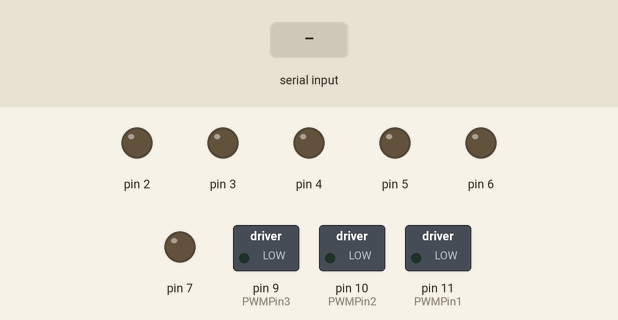
Bench run of a sketch on a simulated Arduino Uno, built with avr-gcc and run on an emulated ATmega328P. Parts: switched loads named in the sketch (green lamp = pin HIGH), output pins drawn as LEDs (lit = HIGH). The inputs (shaded band) are chosen by the test bench.

Above: at 1.2 s.
1.3 s: "90 45 200\n" received over Serial
At 3.2 s:
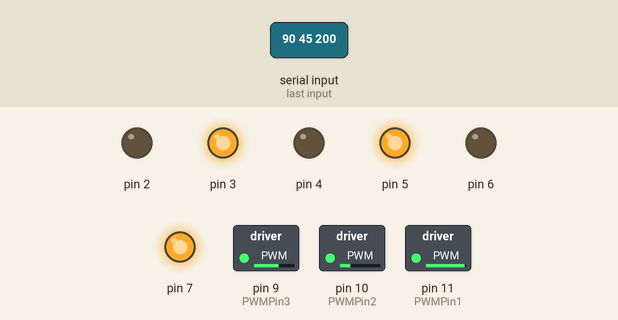
3.8 s: "30 150 10\n" received over Serial
At 5.1 s:
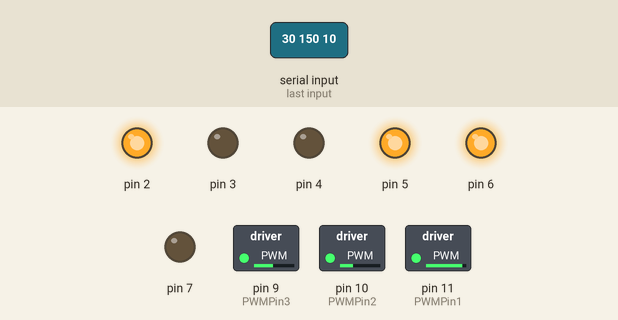
6.3 s: "90 45\n" received over Serial
At 8.1 s:
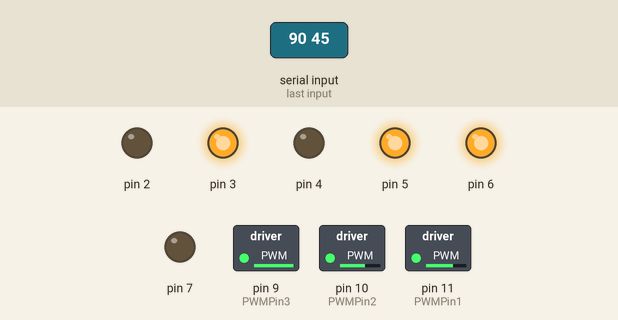
8.8 s: "0\n" received over Serial
At 11.0 s:
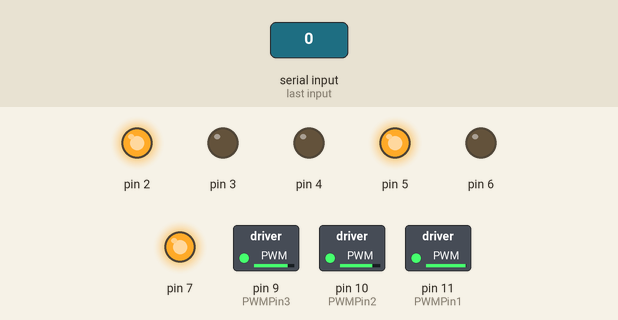
11.3 s: "1\n" received over Serial
At 13.1 s:
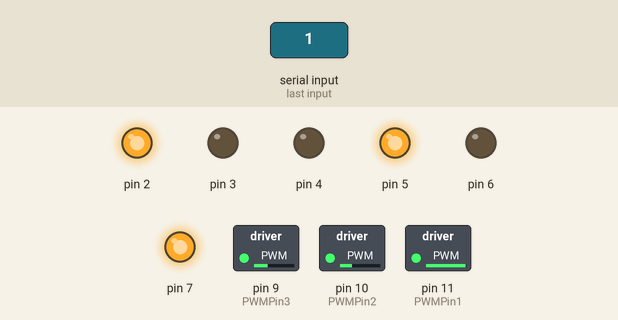
13.7 s: "5\n" received over Serial
At 15.0 s:
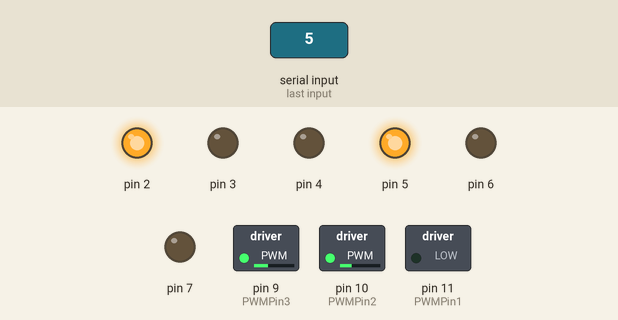
Timing chart, 0 to 16.7 s (numbered marks = the images above; inputs shaded):
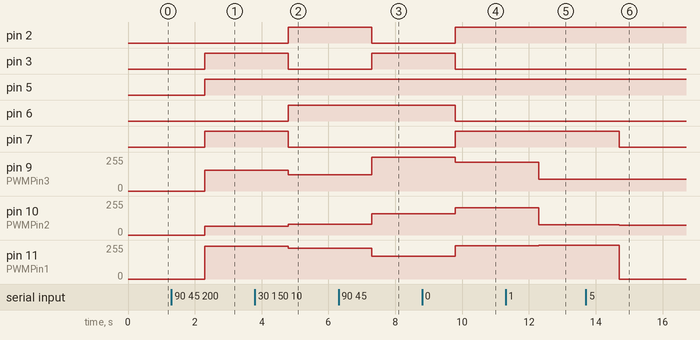

Measured:
- after the input at 1.3 s, pin 3, pin 5, pin 7: LOW → HIGH after 1.0 s; pin 9 (PWMPin3): 0/255 → 157/255 after 1.0 s; pin 10 (PWMPin2): 0/255 → 64/255 after 1.0 s; pin 11 (PWMPin1): 0/255 → 246/255 after 1.0 s
- after the input at 3.8 s, pin 2, pin 6: LOW → HIGH after 1.0 s; pin 3, pin 7: HIGH → LOW after 1.0 s; pin 9 (PWMPin3): 157/255 → 121/255 after 1.0 s; pin 10 (PWMPin2): 64/255 → 81/255 after 1.0 s; pin 11 (PWMPin1): 246/255 → 231/255 after 1.0 s
- after the input at 6.3 s, pin 2: HIGH → LOW after 1.0 s; pin 3: LOW → HIGH after 1.0 s; pin 9 (PWMPin3): 121/255 → 252/255 after 1.0 s; pin 10 (PWMPin2): 81/255 → 159/255 after 1.0 s; pin 11 (PWMPin1): 231/255 → 171/255 after 1.0 s
- after the input at 8.8 s, pin 2, pin 7: LOW → HIGH after 1.0 s; pin 3, pin 6: HIGH → LOW after 1.0 s; pin 9 (PWMPin3): 252/255 → 214/255 after 1.0 s; pin 10 (PWMPin2): 159/255 → 204/255 after 1.0 s; pin 11 (PWMPin1): 171/255 → 251/255 after 1.0 s
- after the input at 11.3 s, pin 9 (PWMPin3): 214/255 → 87/255 after 1.0 s; pin 10 (PWMPin2): 204/255 → 76/255 after 1.0 s; pin 11 (PWMPin1): 251/255 → 252/255 after 1.0 s
- after the input at 13.7 s, pin 7: HIGH → LOW after 1.0 s; pin 9 (PWMPin3): 87/255 → 89/255 after 1.0 s; pin 10 (PWMPin2): 76/255 → 74/255 after 1.0 s; pin 11 (PWMPin1): 252/255 → 0/255 after 1.0 s

The sketch:

open-loop-omni-wheel-drivetrain1.ino
```cpp
// (licence header left out)
String b;
String strs[20];
int StringCount = 0;


#include "motor_driver.h"

#define M1IN1 7
#define M1IN2 6
#define M2IN1 5
#define M2IN2 4
#define M3IN1 3
#define M3IN2 2

#define PWMPin1 11
#define PWMPin2 10
#define PWMPin3 9

motorDriver M1(M1IN1,M1IN2, PWMPin1);
motorDriver M2(M2IN1,M2IN2, PWMPin2);
motorDriver M3(M3IN1,M3IN2, PWMPin3);

#define PI 3.14159265
float R = 0.5; // robot wheel-base radius
int scaling_factor = 255;  // pseudo scaling factor, in open loop we can't accurately send RPM commands so instead this scales the PWM signal to a reasonable value in the range of [0, 255]

void setup() {
  Serial.begin(57600);
}

void loop() {
  // drive robot in a square
 // calc_speed(1, 0, 0);
  //delay(1500);
  //calc_speed(0, 1, 0);
 // delay(1500);
  //calc_speed(-1, 0, 0);
  //delay(1500);
 // calc_speed(0, -1, 0);
  //delay(1500);
  while( Serial.available( ) )
{ StringCount = 0;
b = Serial.readString( );
//Serial.println(b);

  // Split the string into substrings
  while (b.length() > 0)
  {
    int index = b.indexOf(' ');
    if (index == -1) // No space found
    {
      strs[StringCount++] = b;
      break;
    }
    else
    {
      strs[StringCount++] = b.substring(0, index);
      b = b.substring(index+1);
    }
  }

  // Show the resulting substrings
  /*for (int i = 0; i < StringCount; i++)
  {

    Serial.println(strs[i]);

  }*/

  calc_speed(strs[0].toFloat(),strs[1].toFloat(), strs[2].toFloat());
  //delay(1500);

}
}

void calc_speed(float x_dot, float y_dot, float theta_dot){
  // calculates motor speeds for 3 wheel omni drive robot
  // see derivation of equations here: https://modernrobotics.northwestern.edu/nu-gm-book-resource/13-2-omnidirectional-wheeled-mobile-robots-part-1-of-2/
  float PWM1 = -R*theta_dot + x_dot ;
  float PWM2 = -R*theta_dot - 0.5*x_dot - sin(PI/3.0)*y_dot;
  float PWM3 = -R*theta_dot - 0.5*x_dot + sin(PI/3.0)*y_dot;

  int Dir1 = (PWM1 > 0) - (PWM1 < 0);   // returns -1 or 1
  int Dir2 = (PWM2 > 0) - (PWM2 < 0);
  int Dir3 = (PWM3 > 0) - (PWM3 < 0);

  PWM1 = (int)abs(PWM1*scaling_factor); // scale in PWM range of [0, 255]
  PWM2 = (int)abs(PWM2*scaling_factor);
  PWM3 = (int)abs(PWM3*scaling_factor);

  M1.spin(Dir1, PWM1);
  M2.spin(Dir2, PWM2);
  M3.spin(Dir3, PWM3);
}
```

motor_driver.cpp
```cpp
#include "Arduino.h"
#include "motor_driver.h"

motorDriver::motorDriver(int IN1,int IN2, int PWMPin){
  _IN1 = IN1;
  _IN2 = IN2;
  _PWMPin = PWMPin;
  pinMode(_IN1, OUTPUT);
  pinMode(_IN2, OUTPUT);
  pinMode(_PWMPin, OUTPUT);
}

void motorDriver::spin(char Dir, unsigned char PWM){
  switch (Dir){
    case -1:    // counterclockwise
      digitalWrite(_IN1, HIGH);
      digitalWrite(_IN2, LOW);
      analogWrite(_PWMPin, PWM);
      break;
    case 0:     // stationary
      digitalWrite(_IN1, LOW);
      digitalWrite(_IN2, LOW);
      digitalWrite(_PWMPin, LOW);
      break;
    case 1:     // clockwise
      digitalWrite(_IN1, LOW);
      digitalWrite(_IN2, HIGH);
      analogWrite(_PWMPin, PWM);
      break;
  }
}
```

motor_driver.h
```cpp
#ifndef motordriver_h
#define motordriver_h

#include "Arduino.h"

class motorDriver{
  public:
    motorDriver(int IN1,int IN2, int PWMPin);
    void spin(char Dir, unsigned char PWM);
  private:
    int _PWMPin;
    int _IN1;
    int _IN2;
};

#endif
```
